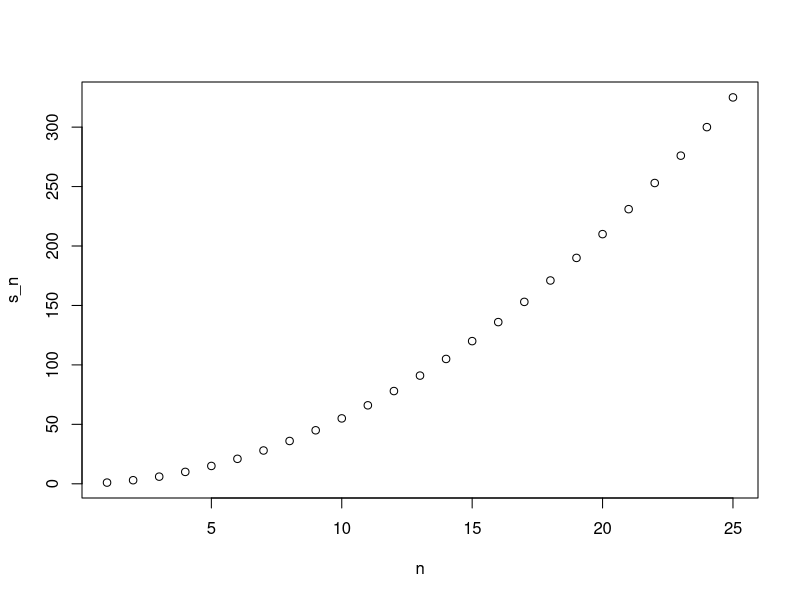
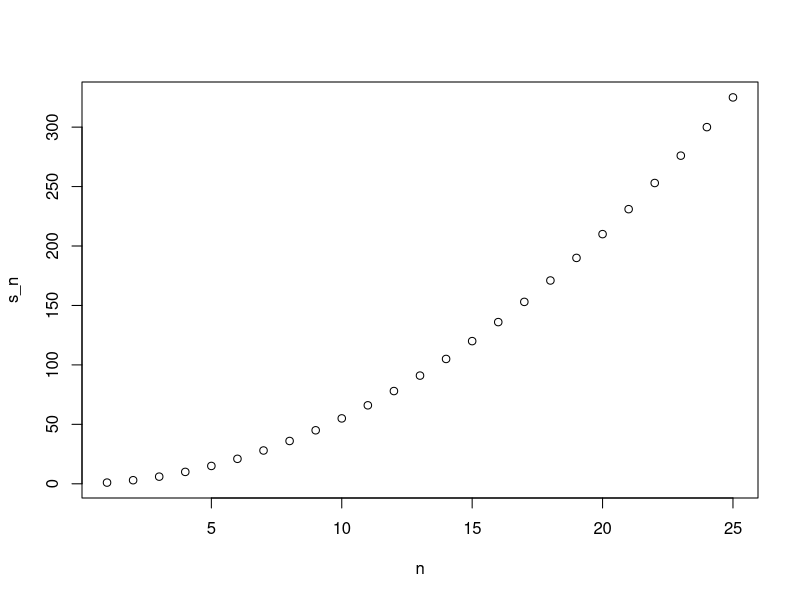

These figures' R source, in order:
#>Programming Namespaces 3,3
search()
#> [1] ".GlobalEnv"        "package:dplyr"     "package:dslabs"    "tools:rstudio"    
#>[5] "package:stats"     "package:graphics"  "package:grDevices" "package:utils"    
#>[9] "package:datasets"  "package:methods"   "Autoloads"         "package:base" 
#>
#>using double colons(::) forces selected namespace:
#>stats::filter or if wanting to use dplyr filter is dply::filter
#>double ?? displays all packages with the same name functions for example:
#>??filter 

#>Programming For-Loops 3.4
#>Compute various values of n in the sum of series using for-loops
compute_s_n <- function(n) { 
  sum(1:n)
}
m <- 25
s_n <- vector(length = m) # create an empty vector
for (n in 1:m) {
  s_n[n] <- compute_s_n(n)
}
#>each iteration of n is stored in the nth entry of s_n allowing plot creation:
n <- 1:m
plot(n, s_n) 

#>Programming Vectorization and functionals
#>Functionals apply the same function to each entry in a vector, matrix, data frame, 
#>or list.  The sapply() behaves like a for-loop and is more commonly used in r programming
n <- 1:25
s_n <- sapply(n, compute_s_n)
#>produces identical plot as the for-loop
plot(n, s_n)